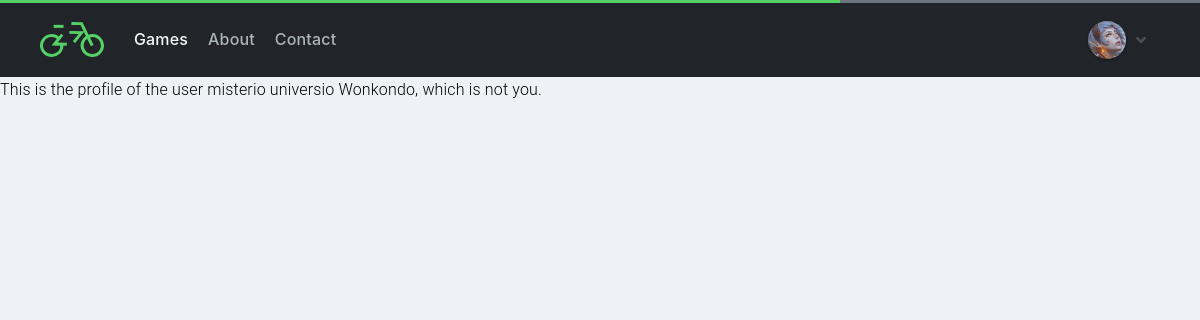
Page /profile.php?id=3 (signed in) on the committed database.
### tables this page shows
CREATE TABLE `users` (
  `id` int(11) NOT NULL,
  `email` varchar(100) NOT NULL,
  `username` varchar(50) NOT NULL,
  `password` varchar(100) NOT NULL,
  `first_name` varchar(50) NOT NULL,
  `middle_name` varchar(100) NOT NULL,
  `last_name` varchar(50) NOT NULL,
  `user_image` varchar(100) NOT NULL,
  `joined` date NOT NULL,
  `privilege_level` tinyint(4) NOT NULL,
  `verify_code` text NOT NULL,
  `status` int(11) NOT NULL
);

### includes/helpers/database.php (called while the page is built, shortened)
<?php
class Database {
	public $connection;
	public function open_db_connection() {
		$this->connection = new mysqli(DB_HOST, DB_USER, DB_PASS, DB_NAME);
	}
	public function query($sql) {
		$result = $this->connection->query($sql);
		return $result;
	}
}
$database = new Database();
?>

### includes/classes/db_object.php (called while the page is built, shortened)
<?php
class Db_object {
	protected static $db_table = "users";
	public static function find_by_id($id) {
		$the_result_array = static::find_by_query("SELECT * FROM " . static::$db_table . " WHERE id = $id LIMIT 1");
		return !empty($the_result_array) ? array_shift($the_result_array) : false;
	}
	public static function find_by_query($sql) {
		global $database;
		$result_set = $database->query($sql);
		$the_object_array = array();
		while ($row = mysqli_fetch_array($result_set)) {
			$the_object_array[] = static::instantation($row);
		}
		return $the_object_array;
	}
	public static function instantation($the_record) {
		$the_object = new $calling_call;
		foreach ($the_record as $the_attribute => $value) {
			if($the_object->has_the_attribute($the_attribute)) {
				$the_object->$the_attribute = $value;
			}
		}
		return $the_object;
	}
	private function has_the_attribute($the_attribute) {
		$object_properties = get_object_vars($this);
		return array_key_exists($the_attribute, $object_properties);
	}
}
?>

### includes/views/other_profile_content.php (the view, shortened to what this page needs)
<?php
$user = User::find_by_id($_GET['id']);
echo "This is the profile of the user " . $user->first_name . " " .
		$user->middle_name . " " . $user->last_name .
			", which is not you.";
?>

### rows in the picture
users: first_name "misterio", middle_name "universio", last_name "Wonkondo"
